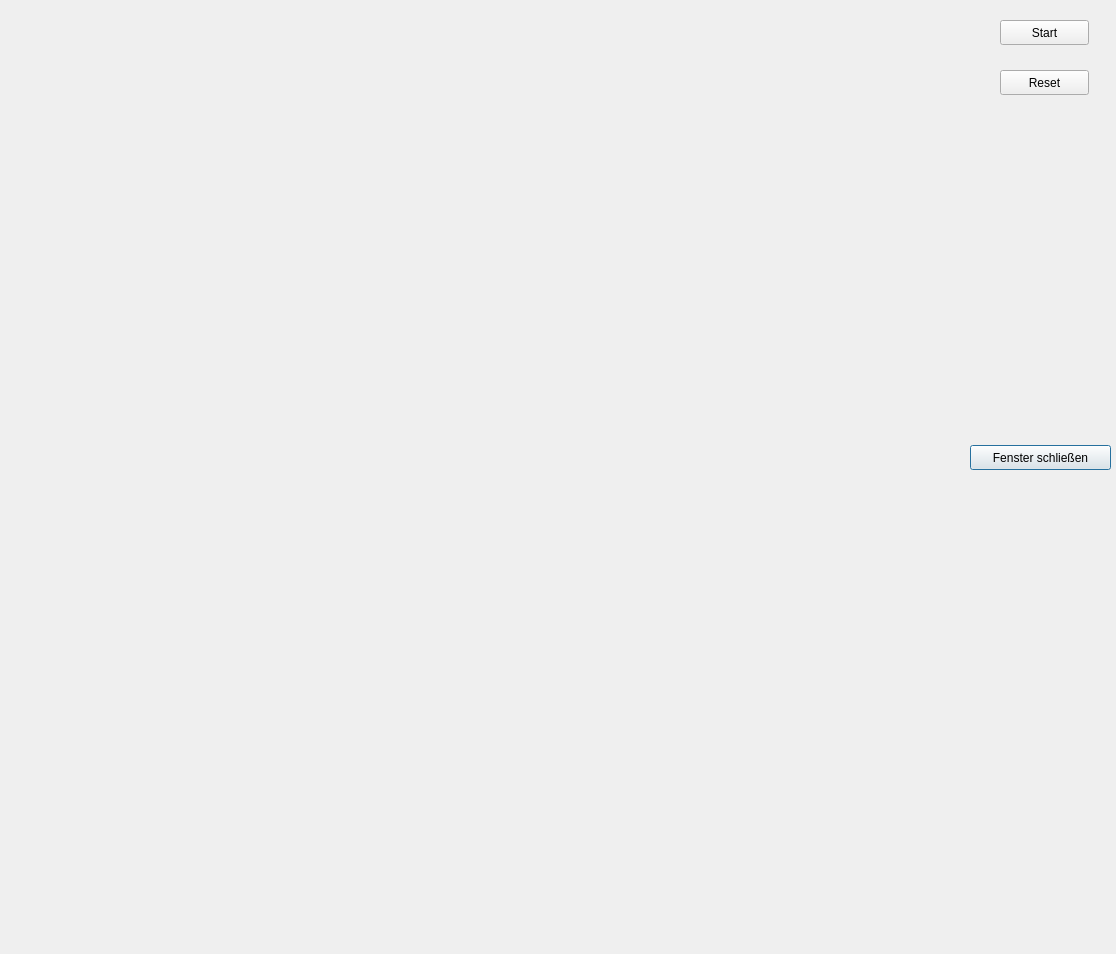
<?xml version="1.0" encoding="UTF-8"?>
<ui version="4.0">
 <class>ChallangeFive</class>
 <widget class="QDialog" name="ChallangeFive">
  <property name="geometry">
   <rect>
    <x>0</x>
    <y>0</y>
    <width>1116</width>
    <height>954</height>
   </rect>
  </property>
  <property name="windowTitle">
   <string>Dialog</string>
  </property>
  <widget class="ImageElement" name="img_original" native="true">
   <property name="geometry">
    <rect>
     <x>10</x>
     <y>10</y>
     <width>471</width>
     <height>461</height>
    </rect>
   </property>
  </widget>
  <widget class="ImageElement" name="img_processed" native="true">
   <property name="geometry">
    <rect>
     <x>489</x>
     <y>11</y>
     <width>471</width>
     <height>461</height>
    </rect>
   </property>
  </widget>
  <widget class="QPushButton" name="btn_close">
   <property name="geometry">
    <rect>
     <x>970</x>
     <y>445</y>
     <width>141</width>
     <height>25</height>
    </rect>
   </property>
   <property name="text">
    <string>Fenster schließen</string>
   </property>
  </widget>
  <widget class="QPushButton" name="btn_start">
   <property name="geometry">
    <rect>
     <x>1000</x>
     <y>20</y>
     <width>89</width>
     <height>25</height>
    </rect>
   </property>
   <property name="text">
    <string>Start</string>
   </property>
  </widget>
  <widget class="QPushButton" name="btn_reset">
   <property name="geometry">
    <rect>
     <x>1000</x>
     <y>70</y>
     <width>89</width>
     <height>25</height>
    </rect>
   </property>
   <property name="text">
    <string>Reset</string>
   </property>
  </widget>
  <widget class="QLabel" name="lbl_info">
   <property name="geometry">
    <rect>
     <x>970</x>
     <y>100</y>
     <width>131</width>
     <height>141</height>
    </rect>
   </property>
   <property name="text">
    <string/>
   </property>
   <property name="alignment">
    <set>Qt::AlignLeading|Qt::AlignLeft|Qt::AlignTop</set>
   </property>
   <property name="wordWrap">
    <bool>true</bool>
   </property>
  </widget>
  <widget class="ImageElement" name="img_matched" native="true">
   <property name="geometry">
    <rect>
     <x>10</x>
     <y>480</y>
     <width>511</width>
     <height>461</height>
    </rect>
   </property>
  </widget>
  <widget class="ImageElement" name="img_rotated" native="true">
   <property name="geometry">
    <rect>
     <x>530</x>
     <y>480</y>
     <width>511</width>
     <height>461</height>
    </rect>
   </property>
  </widget>
 </widget>
 <customwidgets>
  <customwidget>
   <class>ImageElement</class>
   <extends>QWidget</extends>
   <header>imageelement.h</header>
   <container>1</container>
  </customwidget>
 </customwidgets>
 <resources/>
 <connections/>
</ui>
